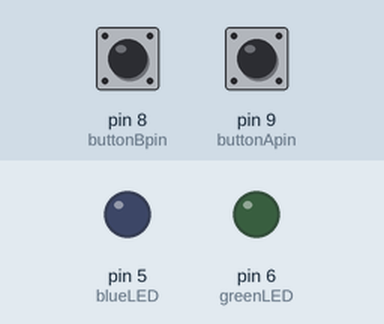
Bench run of a sketch on a simulated Arduino Uno, built with avr-gcc and run on an emulated ATmega328P. Shown: output pins drawn as LEDs (lit = HIGH). Inputs (shaded band) come from the test bench; at power-on: pin 8 (buttonBpin) HIGH, pin 9 (buttonApin) HIGH.

Above: at 1.2 s.
1.3 s: pin 8 (buttonBpin) pulled LOW for 0.15 s
At 1.37 s:
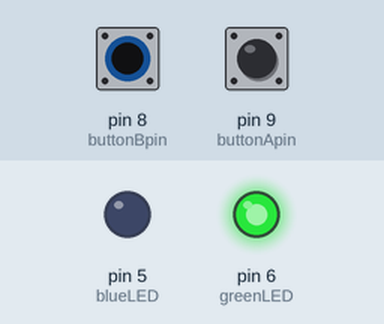
2.9 s: pin 9 (buttonApin) pulled LOW for 0.15 s
At 2.97 s:
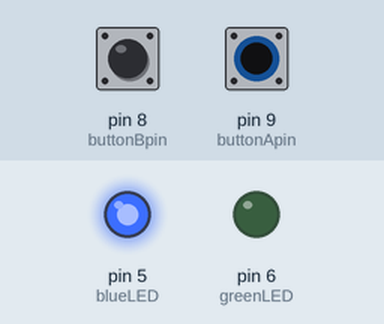
4.5 s: pin 9 (buttonApin) pulled LOW for 3.2 s
At 8.6 s:
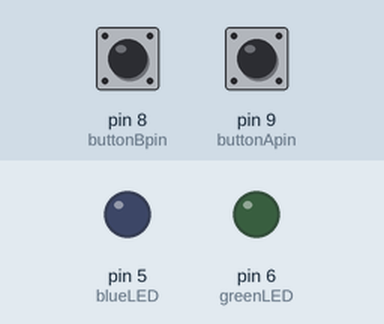
9.2 s: pin 8 (buttonBpin) pulled LOW for 3.2 s
At 9.7 s:
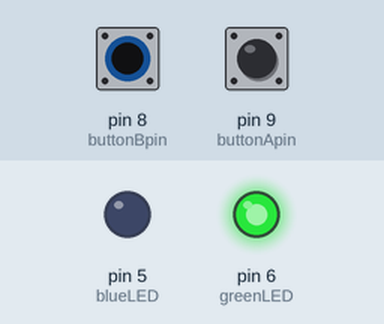
13.9 s: pin 8 (buttonBpin) driven LOW and pin 9 (buttonApin) driven LOW
At 14.5 s:
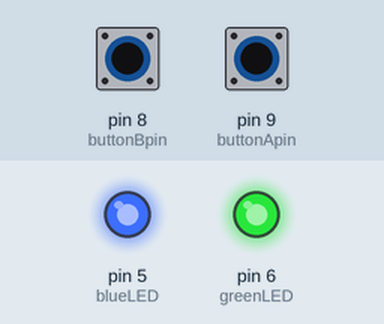
Timing chart, 0 to 16.4 s (numbered marks = the images above; inputs shaded):
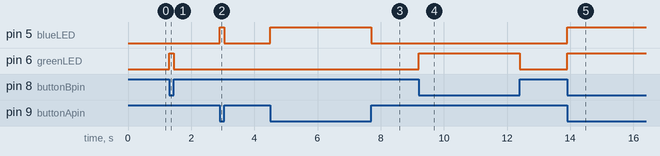

Measured:
- after the input at 1.3 s, pin 6 (greenLED): LOW → HIGH at once, → LOW 0.15 s later
- after the input at 2.9 s, pin 5 (blueLED): LOW → HIGH at once, → LOW 0.15 s later
- after the input at 4.5 s, pin 5 (blueLED): LOW → HIGH at once, → LOW 3.2 s later
- after the input at 9.2 s, pin 6 (greenLED): LOW → HIGH at once, → LOW 3.2 s later
- after the input at 13.9 s, pin 5 (blueLED), pin 6 (greenLED): LOW → HIGH at once

The sketch:

FunWithButtons.ino
```cpp
//www.elegoo.com
//2016.12.08

int blueLED = 5;
int greenLED = 6;
int buttonApin = 9;
int buttonBpin = 8;

int blueVal = 0;
int greenVal = 0;
void setup()
{
  pinMode(greenLED, OUTPUT);
  pinMode(blueLED, OUTPUT);
  pinMode(buttonApin, INPUT_PULLUP);
  pinMode(buttonBpin, INPUT_PULLUP);
}

void loop()
{

  blueVal =digitalRead(buttonApin);
  digitalWrite(blueLED, !blueVal);

  greenVal = digitalRead(buttonBpin);
  digitalWrite(greenLED, !greenVal);

}
```
